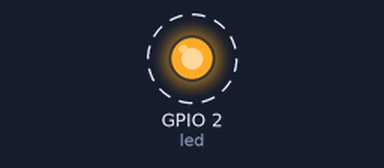
A sketch run on a simulated ESP32. Shown: output pins drawn as LEDs (lit = HIGH). Dashed ring = blinking.

Above: at 0.2 s.
Timing chart, 0 to 3.0 s (numbered marks = the images above):
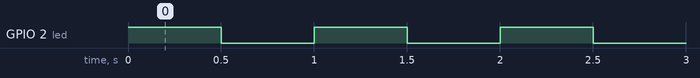

The sketch:

esp32_1.ino
```cpp
int led =2;

void setup() {
  // put your setup code here, to run once:
pinMode(led,OUTPUT);
digitalWrite(led,HIGH);
}

void loop() {
  // put your main code here, to run repeatedly:
digitalWrite(led,HIGH);
delay(500);
digitalWrite(led,LOW);
delay(500);
}
```

Measured:
- by itself, GPIO 2 (led): alternates HIGH for 0.50 s and LOW for 0.50 s
